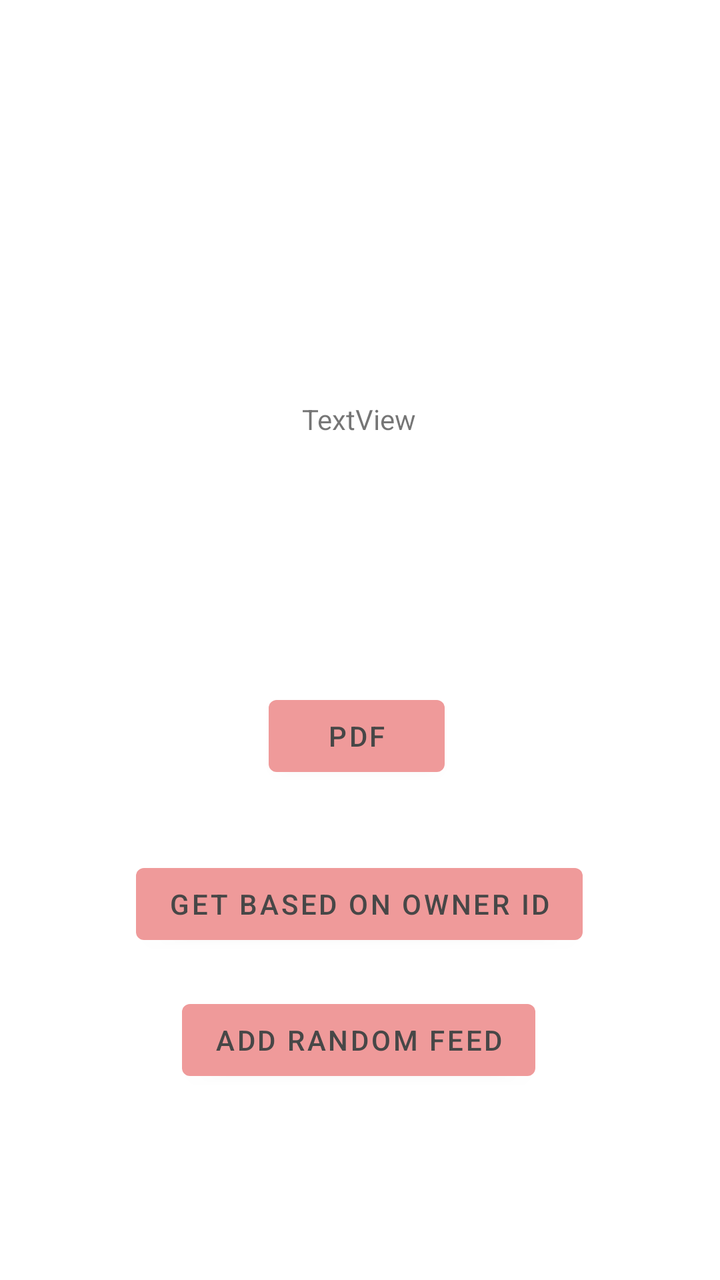
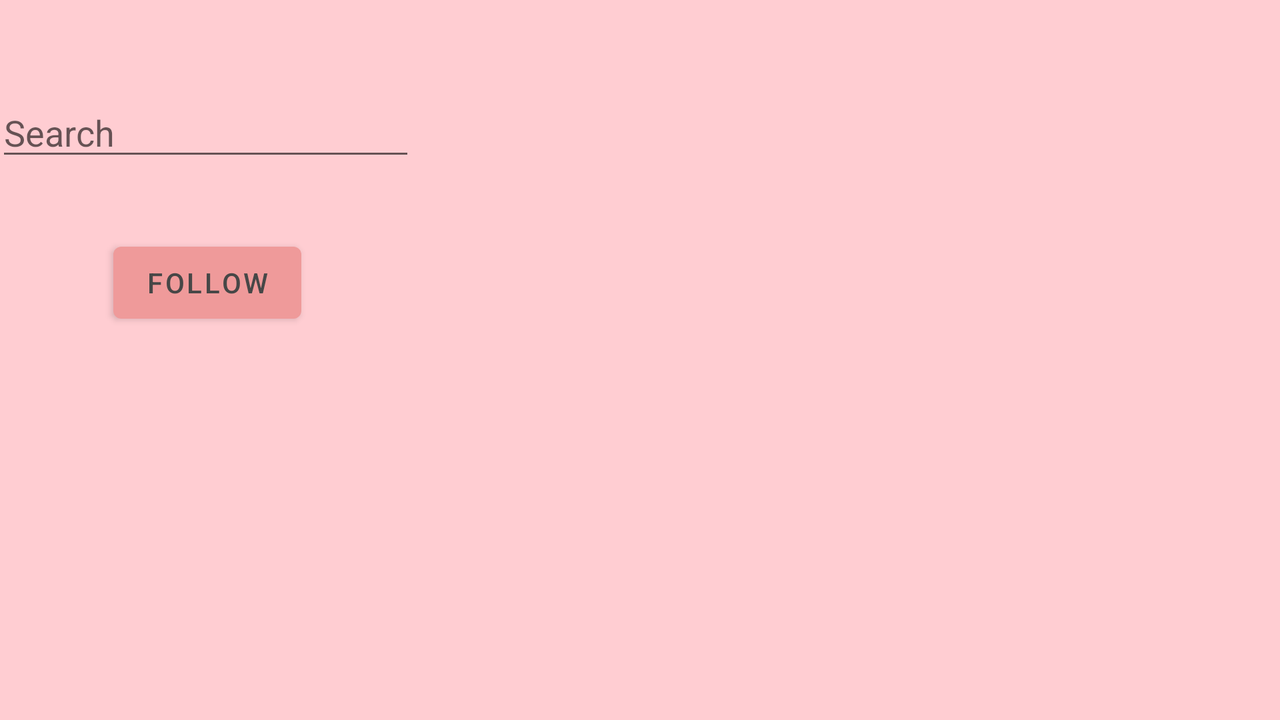

Two renders of one Android screen. The first uses the default layout on a phone; the second uses the alternative layout the repository ships for a different screen configuration, on a matching device. The two XML files are below.
<!-- AndroidManifest.xml: application theme Theme.KnittyBuddy -->
<!-- res/layout/activity_feed.xml -->
<?xml version="1.0" encoding="utf-8"?>
<androidx.constraintlayout.widget.ConstraintLayout xmlns:android="http://schemas.android.com/apk/res/android"
    xmlns:app="http://schemas.android.com/apk/res-auto"
    xmlns:tools="http://schemas.android.com/tools"
    android:layout_width="match_parent"
    android:layout_height="match_parent"
    tools:context=".feed.FeedActivity">

    <Button
        android:id="@+id/randomFeedBtn"
        android:layout_width="wrap_content"
        android:layout_height="wrap_content"
        android:layout_marginBottom="96dp"
        android:text="Add Random Feed"
        app:layout_constraintBottom_toBottomOf="parent"
        app:layout_constraintEnd_toEndOf="parent"
        app:layout_constraintHorizontal_bias="0.497"
        app:layout_constraintStart_toStartOf="parent" />

    <Button
        android:id="@+id/ownerIdBtn"
        android:layout_width="wrap_content"
        android:layout_height="wrap_content"
        android:layout_marginBottom="164dp"
        android:text="Get based on owner Id"
        app:layout_constraintBottom_toBottomOf="parent"
        app:layout_constraintEnd_toEndOf="parent"
        app:layout_constraintHorizontal_bias="0.497"
        app:layout_constraintStart_toStartOf="parent" />

    <Button
        android:id="@+id/pdfBtn"
        android:layout_width="wrap_content"
        android:layout_height="wrap_content"
        android:layout_marginBottom="248dp"
        android:text="PDF"
        app:layout_constraintBottom_toBottomOf="parent"
        app:layout_constraintEnd_toEndOf="parent"
        app:layout_constraintHorizontal_bias="0.494"
        app:layout_constraintStart_toStartOf="parent" />

    <TextView
        android:id="@+id/txtFeed"
        android:layout_width="wrap_content"
        android:layout_height="wrap_content"
        android:layout_marginTop="200dp"
        android:text="TextView"
        app:layout_constraintEnd_toEndOf="parent"
        app:layout_constraintHorizontal_bias="0.498"
        app:layout_constraintStart_toStartOf="parent"
        app:layout_constraintTop_toTopOf="parent" />
</androidx.constraintlayout.widget.ConstraintLayout>
<!-- resources referenced by this layout -->
<resources>
  <style name="Theme.KnittyBuddy" parent="Theme.MaterialComponents.DayNight.DarkActionBar">
          
          <item name="colorPrimary">@color/buttonHeader</item>
          <item name="colorPrimaryVariant">@color/backgroundHeader</item>
          <item name="colorPrimarySurface">@color/background</item>
          <item name="colorOnPrimary">@color/textColor</item>
          <item name="backgroundColor">@color/background</item>
          
          <item name="colorSecondary">@color/teal_200</item>
          <item name="colorSecondaryVariant">@color/teal_700</item>
          <item name="colorOnSecondary">@color/black</item>
          
          <item name="android:statusBarColor" tools:targetApi="l">?attr/colorPrimaryVariant</item>
          
      </style>
  <color name="buttonHeader">#EF9A9A</color>
  <color name="backgroundHeader">#F3B8B8</color>
  <color name="background">#FFCDD2</color>
  <color name="textColor">#474747</color>
  <color name="teal_200">#FF03DAC5</color>
  <color name="teal_700">#FF018786</color>
  <color name="black">#FF000000</color>
</resources>
<!-- res/layout-land/activity_feed.xml (the repository's variant of the layout above) -->
<!-- drawn on the phone turned sideways -->
<?xml version="1.0" encoding="utf-8"?>
<androidx.constraintlayout.widget.ConstraintLayout xmlns:android="http://schemas.android.com/apk/res/android"
    xmlns:app="http://schemas.android.com/apk/res-auto"
    xmlns:tools="http://schemas.android.com/tools"
    android:layout_width="match_parent"
    android:layout_height="match_parent"
    android:background="@color/background"
    tools:context=".feed.FeedActivity">

    <androidx.recyclerview.widget.RecyclerView
        android:id="@+id/projectFeedRv"
        android:layout_width="411dp"
        android:layout_height="360dp"
        android:layout_marginTop="24dp"
        android:layout_marginEnd="24dp"
        android:layout_marginRight="24dp"
        app:layout_constraintEnd_toEndOf="parent"
        app:layout_constraintHorizontal_bias="1.0"
        app:layout_constraintStart_toStartOf="parent"
        app:layout_constraintTop_toTopOf="parent" />

    <EditText
        android:id="@+id/searchUser"
        android:layout_width="wrap_content"
        android:layout_height="wrap_content"
        android:layout_marginTop="44dp"
        android:ems="10"
        android:hint="@string/search"
        android:inputType="textPersonName"
        app:layout_constraintEnd_toStartOf="@+id/projectFeedRv"
        app:layout_constraintStart_toStartOf="parent"
        app:layout_constraintTop_toTopOf="parent" />

    <Button
        android:id="@+id/followFeedButton"
        android:layout_width="wrap_content"
        android:layout_height="wrap_content"
        android:layout_marginTop="32dp"
        android:text="@string/follow"
        app:layout_constraintEnd_toEndOf="@+id/searchUser"
        app:layout_constraintHorizontal_bias="0.508"
        app:layout_constraintStart_toStartOf="@+id/searchUser"
        app:layout_constraintTop_toBottomOf="@+id/searchUser" />
</androidx.constraintlayout.widget.ConstraintLayout>
<!-- resources referenced by the variant -->
<!-- as the phone turned sideways resolves them -->
<resources>
  <color name="background">#FFCDD2</color>
  <string name="follow">Follow</string>
  <string name="search">Search</string>
  <style name="Theme.KnittyBuddy" parent="Theme.MaterialComponents.DayNight.DarkActionBar">
          
          <item name="colorPrimary">@color/buttonHeader</item>
          <item name="colorPrimaryVariant">@color/backgroundHeader</item>
          <item name="colorPrimarySurface">@color/background</item>
          <item name="colorOnPrimary">@color/textColor</item>
          <item name="backgroundColor">@color/background</item>
          
          <item name="colorSecondary">@color/teal_200</item>
          <item name="colorSecondaryVariant">@color/teal_700</item>
          <item name="colorOnSecondary">@color/black</item>
          
          <item name="android:statusBarColor" tools:targetApi="l">?attr/colorPrimaryVariant</item>
          
      </style>
  <color name="buttonHeader">#EF9A9A</color>
  <color name="backgroundHeader">#F3B8B8</color>
  <color name="textColor">#474747</color>
  <color name="teal_200">#FF03DAC5</color>
  <color name="teal_700">#FF018786</color>
  <color name="black">#FF000000</color>
</resources>
